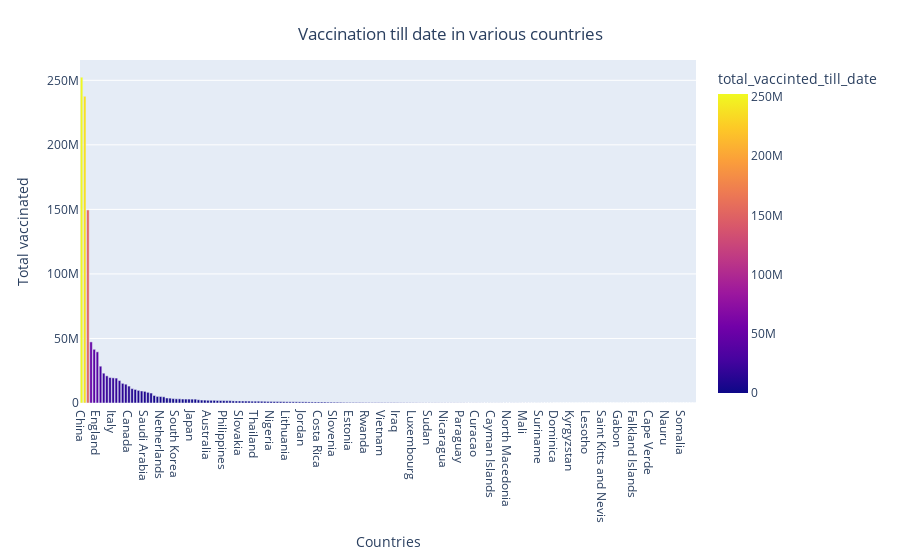

Write notebook code for a chart like this one.
### Code cell
fig = px.bar(country_wise_total_vaccinated_df, 
             y = 'total_vaccinted_till_date',
             x = country_wise_total_vaccinated_df.index,
             color = 'total_vaccinted_till_date',
             color_discrete_sequence= px.colors.sequential.Viridis_r
            )

fig.update_layout(
    title={
            'text' : "Vaccination till date in various countries",
            'y':0.95,
            'x':0.5
        },
    xaxis_title="Countries",
    yaxis_title="Total vaccinated",)
    

fig.show()

### Figure 1 — Plotly figure (JSON) as saved in the notebook; plotly's stock layout.template omitted (floating-point values rounded to 4 significant figures; data arrays with more than 128 entries replaced by an {"elided": "..."} marker saying what was removed)
{"data": [{"alignmentgroup": "True", "hoverlabel": {"namelength": 0}, "hovertemplate": "x=%{x}<br>total_vaccinted_till_date=%{marker.color}", "legendgroup": "", "marker": {"color": {"elided": "195 int values"}, "coloraxis": "coloraxis"}, "name": "", "offsetgroup": "", "orientation": "v", "showlegend": false, "textposition": "auto", "type": "bar", "x": {"elided": "195 str values"}, "xaxis": "x", "y": {"elided": "195 int values"}, "yaxis": "y"}], "layout": {"barmode": "relative", "coloraxis": {"colorbar": {"title": {"text": "total_vaccinted_till_date"}}, "colorscale": [[0, "#0d0887"], [0.1111, "#46039f"], [0.2222, "#7201a8"], [0.3333, "#9c179e"], [0.4444, "#bd3786"], [0.5556, "#d8576b"], [0.6667, "#ed7953"], [0.7778, "#fb9f3a"], [0.8889, "#fdca26"], [1, "#f0f921"]]}, "legend": {"tracegroupgap": 0}, "margin": {"t": 60}, "title": {"text": "Vaccination till date in various countries", "x": 0.5, "y": 0.95}, "xaxis": {"anchor": "y", "domain": [0, 1], "title": {"text": "Countries"}}, "yaxis": {"anchor": "x", "domain": [0, 1], "title": {"text": "Total vaccinated"}}}}
